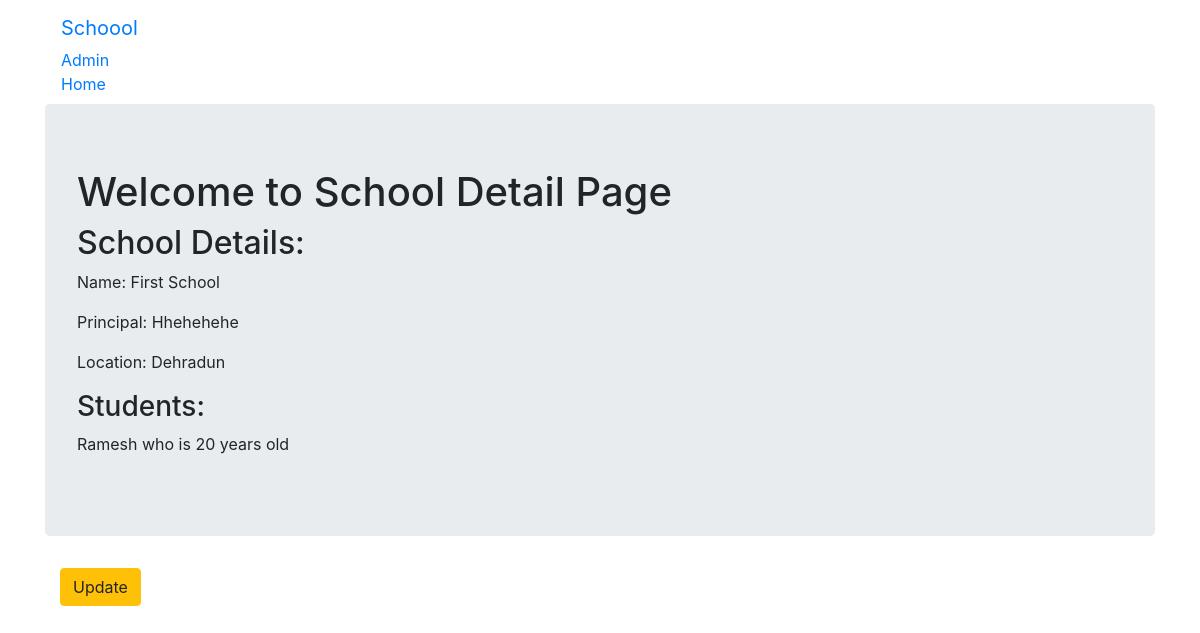
/basic_app/1/, run on an earlier commit of the app's database.
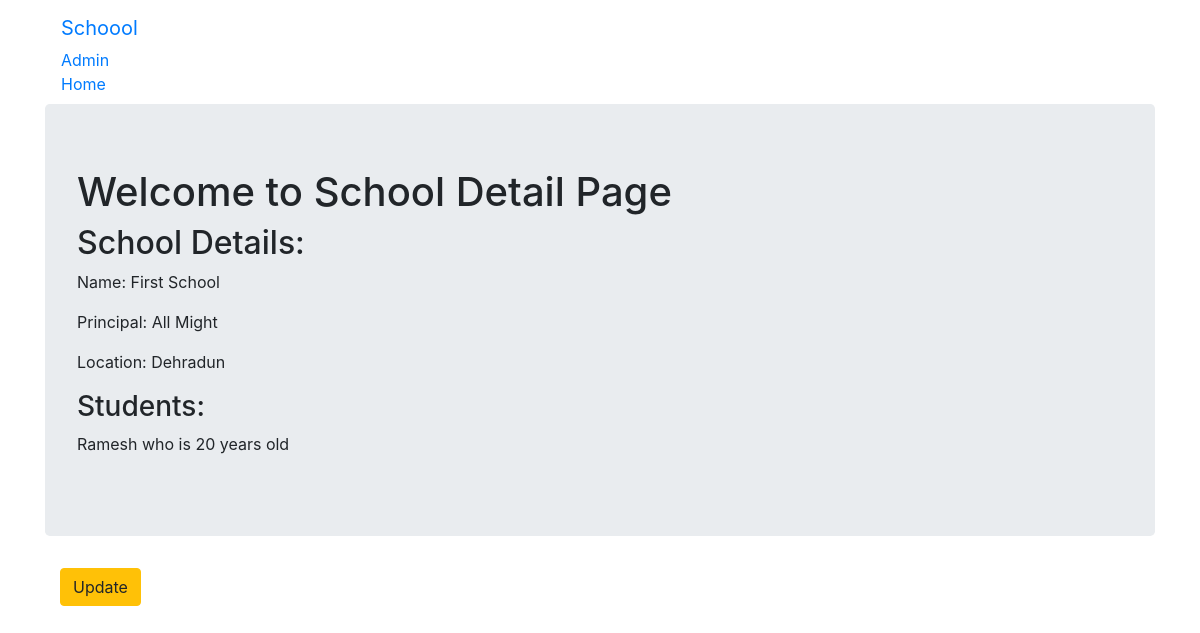
And on a later commit of the database.
### basic_app/models.py (models this page shows, shortened)
class School(models.Model):
  name = models.CharField(max_length=256)
  principal = models.CharField(max_length=256)
  location = models.CharField(max_length=256)

class Student(models.Model):
  name = models.CharField(max_length=256)
  age = models.PositiveIntegerField()
  school = models.ForeignKey(School, related_name='students', on_delete=models.CASCADE)

### basic_app/views.py (the view)
# urls.py: path('<int:pk>/', views.SchoolDetailView.as_view(), name='detail'),
class SchoolDetailView(DetailView):
  context_object_name = 'school_detail'
  model = models.School
  template_name = 'basic_app/school_details.html'

### basic_app/templates/basic_app/school_details.html
{% extends 'basic_app/basic_app_base.html' %} {% block body_block %}
<div class="jumbotron">
  <h1>Welcome to School Detail Page</h1>
  <h2>School Details:</h2>
  <p>Name: {{school_detail.name }}</p>
  <p>Principal: {{school_detail.principal }}</p>
  <p>Location: {{school_detail.location }}</p>
  <h3>Students:</h3>
  {% for student in school_detail.students.all %}
  <p>{{student.name}} who is {{student.age}} years old</p>
  {% endfor %}
</div>
<div class="container">
  <p>
    <a
      class="btn btn-warning"
      href="{% url 'basic_app:update' pk=school_detail.pk  %}"
      >Update</a
    >
  </p>
</div>
{% endblock %}

### basic_app/templates/basic_app/basic_app_base.html (shortened to what this page needs)
<!DOCTYPE html>
<html lang="en">
  <head>
    <link
      rel="stylesheet"
      href="https://cdn.jsdelivr.net/npm/bootstrap@4.4.1/dist/css/bootstrap.min.css"
    />
  </head>
  <body>
    <div class="container">
      <nav class="navbar navbar-default navbar-static-top">
        <ul class="navbar-nav nav">
          <li>
            <a
              class="navbar-brand"
              href="{% url 'basic_app:list' %}"
              >Schoool</a
            >
          </li>
          <li>
            <a
              class="navbar-link"
              href="{% url 'admin:index' %}"
              >Admin</a
            >
          </li>
          <li>
            <a
              class="navbar-link"
              href="#"
              >Home</a
            >
          </li>
        </ul>
      </nav>
    </div>
    <div class="container">{% block body_block %} {% endblock %}</div>
  </body>
</html>

What changed in the data, as far as the page shows it:
changed School "First School": principal "Hhehehehe" → "All Might"
